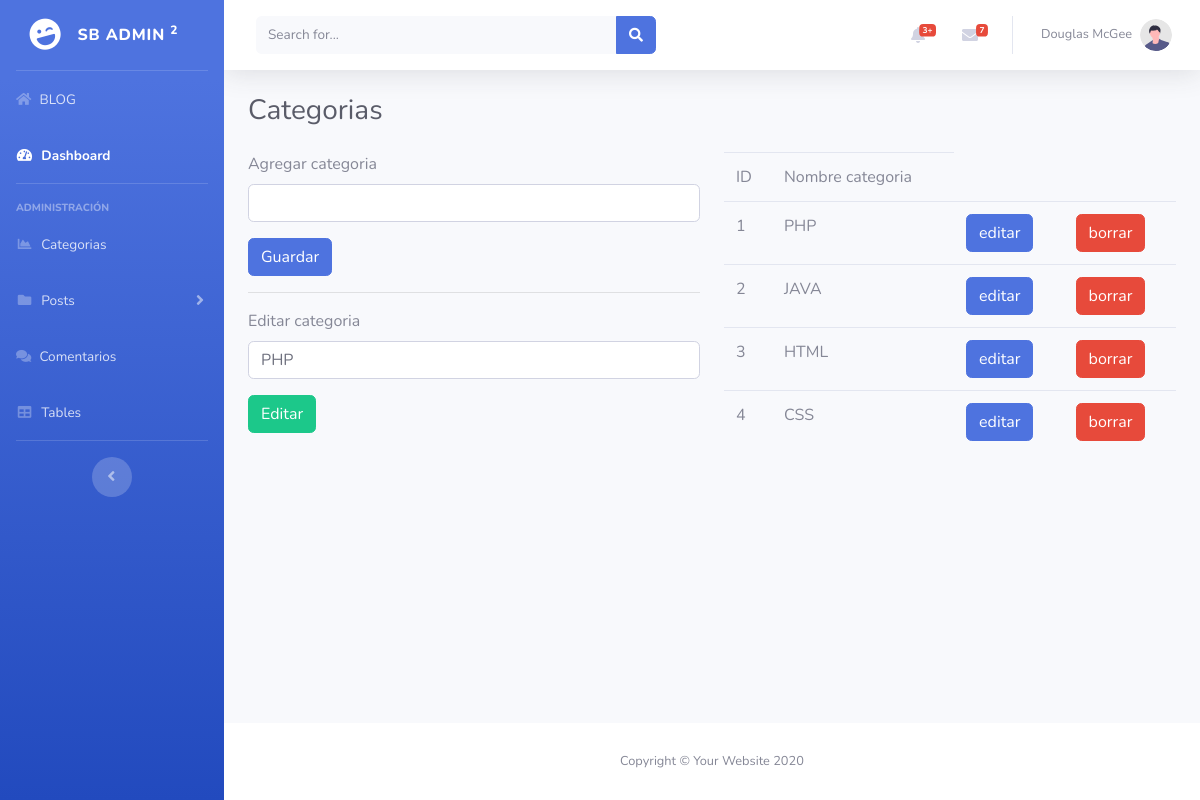
Page /admin/index.php?categorias&edit=1 on the committed database.
### tables this page shows
CREATE TABLE `categorias` (
  `cat_id` int(10) UNSIGNED NOT NULL,
  `cat_nombre` varchar(20) NOT NULL
);

### recursos/funciones.php (the view, shortened to what this page needs)
<?php
    function f_query($sql){
        global $conexion;
        return mysqli_query($conexion,$sql);
    }
    function f_fetch_array($resultado){
        return mysqli_fetch_array($resultado);
    }
    function f_escape_string($string){
        global $conexion;
        return mysqli_real_escape_string($conexion, $string);
    }
    function f_show_categorias(){
        $query = f_query("SELECT * FROM categorias");
        while($fila = f_fetch_array($query)){
            $categorias = <<<DELIMITADOR
                <tr>
                    <td>{$fila['cat_id']}</td>
                    <td>{$fila['cat_nombre']}</td>
                    <td>
                        <a href="index.php?categorias&edit={$fila['cat_id']}" class="btn btn-primary">editar</a>
                    </td>
                    <td>
                        <a href="index.php?categorias&delete={$fila['cat_id']}" class="btn btn-danger">borrar</a>
                    </td>
                </tr>
DELIMITADOR;
            echo $categorias;
        }
    }
?>

### recursos/plantillas/back/categorias_edit.php (shortened to what this page needs)
<?php
    $cat_id = f_escape_string(trim($_GET['edit']));
    $query = f_query("SELECT * FROM categorias WHERE cat_id = {$cat_id}");
    $fila = f_fetch_array($query);
?>
<hr>
<form action="" method="post">
    <div class="form-group">
        <label for="cat_name_edit">Editar categoria</label>
        <input
            type="text"
            class="form-control"
            id="cat_name_edit"
            name="cat_name_edit"
            required
            value="<?php echo $fila['cat_nombre']; ?>"
        >
    </div>
    <div class="form-group">
        <input type="submit" value="Editar" class="btn btn-success" name="editar">
    </div>
</form>

### rows in the picture
categorias: cat_name_edit "PHP", cat_id "1", cat_nombre "PHP"
categorias: cat_id "2", cat_nombre "JAVA"
categorias: cat_id "3", cat_nombre "HTML"
categorias: cat_id "4", cat_nombre "CSS"
